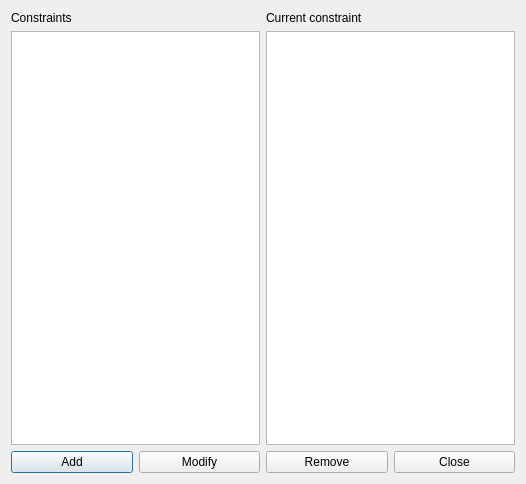
<?xml version="1.0" encoding="UTF-8"?>
<ui version="4.0">
 <class>ConstraintMaxActivitiesForAllTeachersForm_template</class>
 <widget class="QDialog" name="ConstraintMaxActivitiesForAllTeachersForm_template">
  <property name="geometry">
   <rect>
    <x>0</x>
    <y>0</y>
    <width>526</width>
    <height>484</height>
   </rect>
  </property>
  <property name="windowTitle">
   <string extracomment="This is the title of the dialog in which you see the list of all constraints of this type">Constraints max activities for all teachers</string>
  </property>
  <layout class="QGridLayout" name="gridLayout">
   <item row="0" column="0">
    <layout class="QVBoxLayout" name="verticalLayout">
     <item>
      <widget class="QLabel" name="constraintsTextLabel">
       <property name="frameShape">
        <enum>QFrame::NoFrame</enum>
       </property>
       <property name="frameShadow">
        <enum>QFrame::Plain</enum>
       </property>
       <property name="text">
        <string>Constraints</string>
       </property>
       <property name="wordWrap">
        <bool>false</bool>
       </property>
      </widget>
     </item>
     <item>
      <widget class="QListWidget" name="constraintsListWidget"/>
     </item>
    </layout>
   </item>
   <item row="0" column="1">
    <layout class="QVBoxLayout" name="verticalLayout_2">
     <item>
      <widget class="QLabel" name="currentConstraintTextLabel">
       <property name="text">
        <string>Current constraint</string>
       </property>
       <property name="wordWrap">
        <bool>false</bool>
       </property>
      </widget>
     </item>
     <item>
      <widget class="QPlainTextEdit" name="currentConstraintTextEdit"/>
     </item>
    </layout>
   </item>
   <item row="1" column="0" colspan="2">
    <layout class="QHBoxLayout" name="horizontalLayout">
     <item>
      <widget class="QPushButton" name="addConstraintPushButton">
       <property name="text">
        <string>Add</string>
       </property>
      </widget>
     </item>
     <item>
      <widget class="QPushButton" name="modifyConstraintPushButton">
       <property name="text">
        <string>Modify</string>
       </property>
      </widget>
     </item>
     <item>
      <widget class="QPushButton" name="removeConstraintPushButton">
       <property name="text">
        <string>Remove</string>
       </property>
      </widget>
     </item>
     <item>
      <widget class="QPushButton" name="closePushButton">
       <property name="text">
        <string>Close</string>
       </property>
      </widget>
     </item>
    </layout>
   </item>
  </layout>
 </widget>
 <layoutdefault spacing="6" margin="11"/>
 <resources/>
 <connections/>
</ui>
